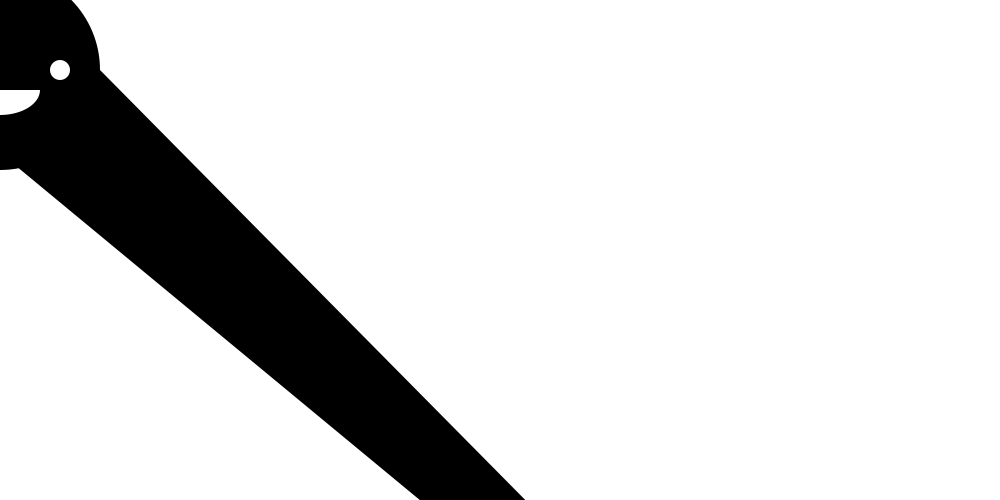
Frame 1 (no input)
Frame 60 (the mouse pressed at the canvas centre just before this capture): identical to frame 1, image omitted
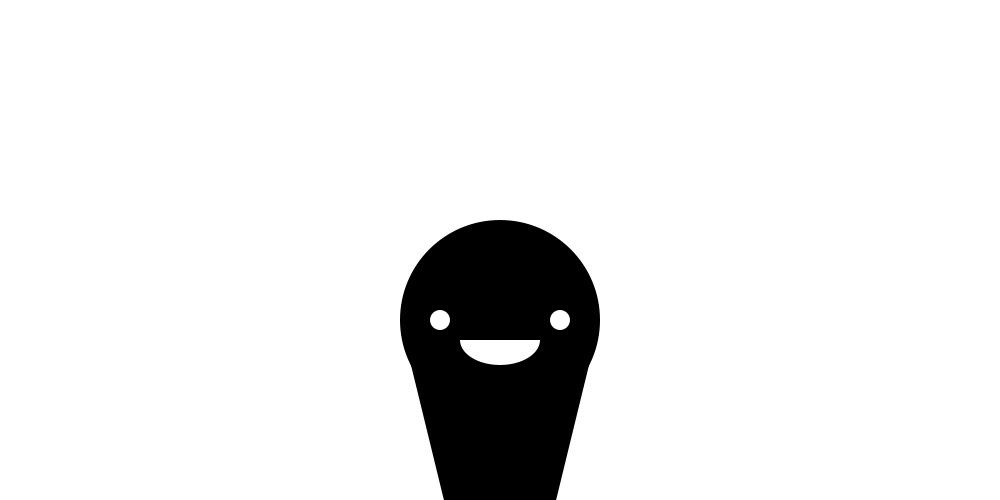
Frame 120 (the mouse held since frame 60 and released just before this capture)

The Processing sketch that drew these frames (run headless with seeded random() and noise(); from frame 60 on, the mouse is pressed at the canvas centre):

// Processing sketch: processing_71314
// ── processing_71314.pde

//Kelvin Pan
//Computer Programming 1
//Simon 16/17
//9.18.12
//User Input: Seizures
//Website: awxrus.webs.com OR openprocessing.org

//variables
int r = 255;
int g = 255;
int b = 255;
int counter = 0;

//setup
void setup()
{
  size(1000, 500);
  background(225, 225, 225);
  noStroke();
}

//draw
void draw()
{
  counter = counter + 1;
  //changing background
  background(r, g, b, 200);
  //RANDOM VARIABLE
  int rgb = int(random(1, 8));
  if (dist(pmouseX, pmouseY, mouseX, mouseY) > 90 && counter*60 < 5001)
  {
    //RED
    if (rgb == 1)
    {
      r=255;
      g=0;
      b=0;
    }
    //ORANGE
    if (rgb == 2)
    {
      r=255;
      g=165;
      b=0;
    }
    //YELLOW
    if (rgb == 3)
    {
      r=255;
      g=255;
      b=255;
    }
    //LIME GREEN
    if (rgb == 4)
    {
      r=0;
      g=255;
      b=0;
    }
    //SKY BLUE
    if (rgb == 5)
    {
      r=0;
      g=191;
      b=255;
    }
    //INDIGO
    if (rgb == 6)
    {
      r=75;
      g=0;
      b=130;
    }
    //VIOLET/PINK
    if (rgb == 7)
    {
      r=238;
      g=130;
      b=238;
    }
  }
  if (dist(pmouseX, pmouseY, mouseX, mouseY) < 90 && counter*60 > 5000)
  {
    r = 255;
    g = 255;
    b = 255;
    counter = 0;
  }

  //character
  fill(0);
  //body
  beginShape();
  vertex(mouseX-100, mouseY+70);
  vertex(mouseX+100, mouseY+70);
  vertex(550, 525);
  vertex(450, 525);
  endShape(CLOSE);
  //head
  ellipse(mouseX, mouseY+70, 200, 200);
  fill(255);
  ellipse(mouseX+60, mouseY+70, 20, 20);
  ellipse(mouseX-60, mouseY+70, 20, 20);
  arc(mouseX, mouseY+90, 80, 50, 0, PI);
}
